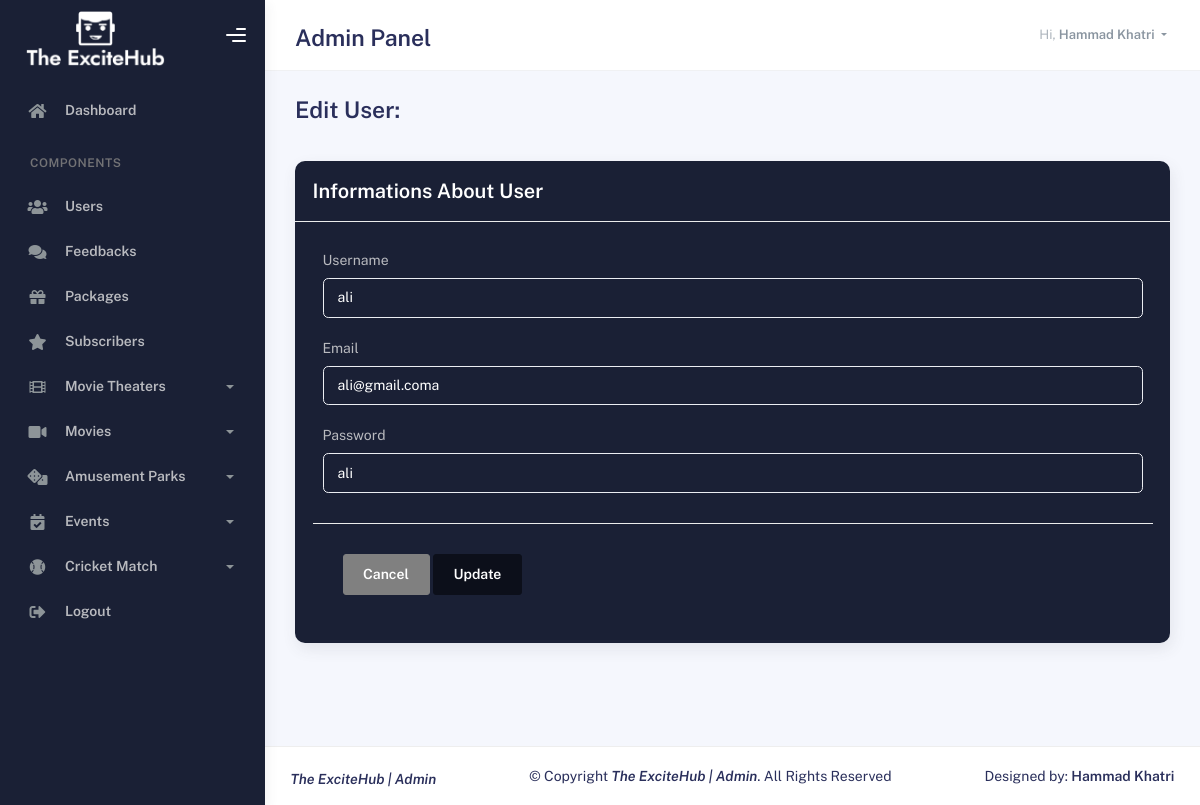
/admin/update_user.php?id=15 (signed in), run on the app's committed database.
### tables this page shows
CREATE TABLE `users` (
  `id` int(11) NOT NULL,
  `username` varchar(50) NOT NULL,
  `email` varchar(50) NOT NULL,
  `password` varchar(50) NOT NULL,
  `joindate` datetime NOT NULL DEFAULT current_timestamp()
);

### admin/update_user.php (the view, shortened to what this page needs)
<!DOCTYPE html>
<html lang="en">
  <head>
    <link rel="stylesheet" href="assets/css/bootstrap.min.css" />
    <link rel="stylesheet" href="assets/css/plugins.min.css" />
    <link rel="stylesheet" href="assets/css/kaiadmin.min.css" />
    <link rel="stylesheet" href="assets/css/demo.css" />
    <link rel="stylesheet" href="assets/css/style.css" />
  </head>
  <body>
    <div class="wrapper">
      <?php
	    include '_dbconnection.php';
        include "_nav.php";
      ?>
<div class="container">
          <div class="page-inner">
            <div class="page-header">
              <h3 class="fw-bold mb-3">Edit User:</h3>
            </div>
            <div class="row">
              <div class="col-md-12">
                <div class="card">
                  <div class="card-header">
                    <div class="card-title">Informations About User</div>
                  </div>
                        <?php
                        if(isset($_GET['id'])){
                            $id = $_GET['id'];
                            $sql = "SELECT * FROM `users` WHERE `id` = '$id'";
                            $result = mysqli_query($conn, $sql);
                            $row = mysqli_fetch_assoc($result);
                        }
                        ?>
                  <div class="card-body">
                    <form class="row" action="users.php?idnew=<?php echo $id; ?>" method="POST">
                      <div class="col-md-6 col-lg-12">
                        <div class="form-group">
                          <label for="email2">Username</label>
                          <input type="text" class="form-control" id="email2" placeholder="Enter Username" name="username" value="<?php echo $row['username']; ?>" >
                        </div>
                        <div class="form-group">
                          <label for="email2">Email</label>
                          <input type="email" class="form-control" id="email2" placeholder="Enter Email" name="email" value="<?php echo $row['email']; ?>">
                        </div>
                        <div class="form-group">
                          <label for="email2">Password</label>
                          <input type="text" class="form-control" id="email2" placeholder="Enter Password" name="password" value="<?php echo $row['password']; ?>">
                        </div>
                        <div class="card-action">
                        <a href="users.php">
                        <button type="button" class="btn btn-secondary" style="background: gray !important; border-color: gray !important;"><b>Cancel</b></button>
                        </a>
                        <button type="submit"class="btn btn-success" name="update_user"><b>Update</b></button>
                  </div>
                    </form>
                  </div>
                </div>
              </div>
            </div>
          </div>
        </div>
      </div>
        <?php
        include '_footer.php';
        ?>
    </div>
  </body>
</html>

### admin/assets/css/style.css (style rules this page uses)
.card-title { color: #ffff!important; }
.card { background: #1a2035!important; }
.card-action { margin-top: 20px; }
label { color: #b9babf!important; }
.form-control { background: #1a2035!important; color: #ffff!important; border-width: 1px ; }
.btn-success { background: #0c0f1a!important; border-color: #0c0f1a!important; color: #ffff!important; }

### data on the page
users: username "ali", email "ali@gmail.coma", password "ali"

### other printed values
$_SESSION['username'] "Hammad Khatri"
